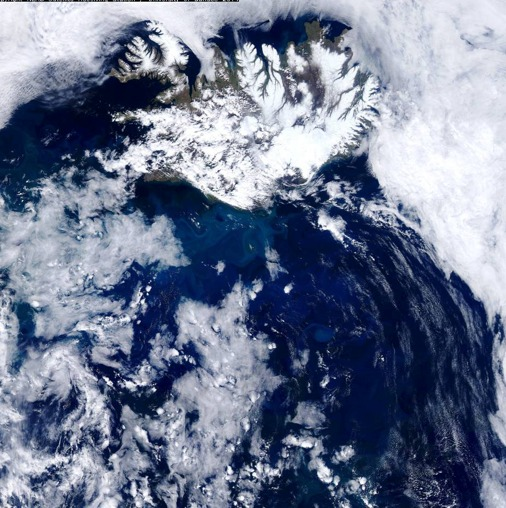
#> input picture imagini/poza1.jpg, 506 x 508 px
$ python -i GrabCutProcessor.py   (imports and definitions only)
#> lines starting #> are read from the running program, lines starting #| are printed output that depends on the picture
#> further down, picture is the input picture: shape (508, 506, 3); mean B, G, R 145.2, 121.2, 110.9
import cv2
import numpy as np


class GrabCutProcessorVideo:
    @staticmethod
    def process_frame(frame):
        # Resize frame to a smaller size
        small_frame = cv2.resize(frame, (0, 0), fx=0.5, fy=0.5)
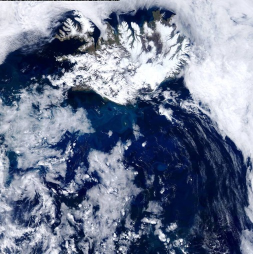
#> small_frame: shape (254, 253, 3); mean B, G, R 145.4, 121.3, 111.1

        mask = np.zeros(small_frame.shape[:2], np.uint8)
        bgdModel = np.zeros((1, 65), np.float64)
        fgdModel = np.zeros((1, 65), np.float64)

        # Modify the rectangle to cover the entire frame
        height, width = small_frame.shape[:2]
#> height = 254; width = 253
        margin = min(height, width) // 10
#> margin = 25
        rect = (margin, margin, width - 2 * margin, height - 2 * margin)
#> rect = (25, 25, 203, 204)

        # Use 1 iteration for GrabCut instead of 5
        try:
            cv2.grabCut(small_frame, mask, rect, bgdModel, fgdModel, 1, cv2.GC_INIT_WITH_RECT)
        except Exception as e:
            print("Exception caught during GrabCut:", e)

        mask2 = np.where((mask == 2) | (mask == 0), 0, 1).astype('uint8')
        img = small_frame * mask2[:, :, np.newaxis]
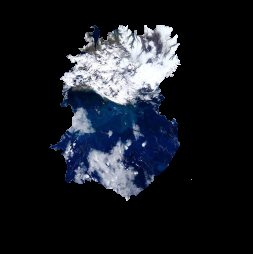
#> img: shape (254, 253, 3); mean B, G, R 35.6, 29, 26

        # Resize the output back to original size
        try:
            img = cv2.resize(img, (frame.shape[1], frame.shape[0]))
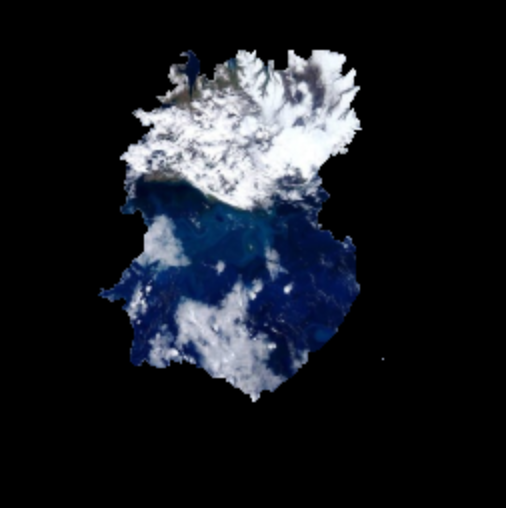
#> img: shape (508, 506, 3); mean B, G, R 35.5, 29, 25.9
        except Exception as e:
            print("Exception caught during resize:", e)

        return img


class GrabCutProcessorImage:
    @staticmethod
    def processImage(image_path):
        # Perform the image processing logic here
        # Use the provided image path and value
        print("Processing image:", image_path)

        img = cv2.imread(image_path)
        img = cv2.resize(img, (256, 256))
        assert img is not None, "file could not be read, check with os.path.exists()"
        mask = np.zeros(img.shape[:2], np.uint8)
        bgdModel = np.zeros((1, 65), np.float64)
        fgdModel = np.zeros((1, 65), np.float64)
        rect = (73, 56, 110, 605)
        cv2.grabCut(img, mask, rect, bgdModel, fgdModel, 5, cv2.GC_INIT_WITH_RECT)
        mask2 = np.where((mask == 2) | (mask == 0), 0, 1).astype('uint8')
        img = img * mask2[:, :, np.newaxis]
        # Display the result
        cv2.imshow('GrabCut result', img)
        cv2.waitKey(0)
        cv2.destroyAllWindows()

>>> import cv2
>>> picture = cv2.imread('imagini/poza1.jpg')
>>> result = GrabCutProcessorVideo().process_frame(picture)

$ run again, on imagini/poza2.jpg
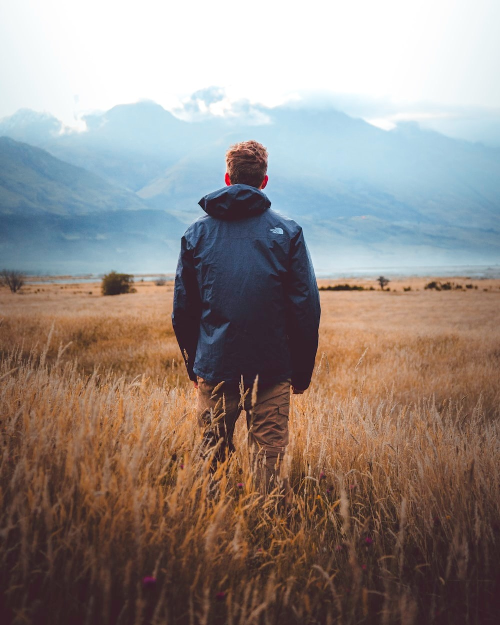
#> input picture imagini/poza2.jpg, 1000 x 1250 px (shown at 1/2 size)
#> picture is the input picture: shape (1250, 1000, 3); mean B, G, R 131.7, 136.6, 147.2
#> in process_frame, `small_frame = cv2.resize(frame, (0, 0), fx=0.5, fy=0.5)`:
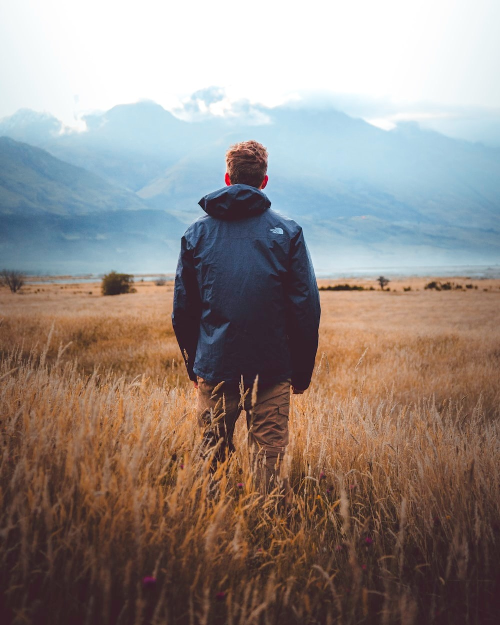
#> small_frame: shape (625, 500, 3); mean B, G, R 131.8, 136.7, 147.3
#> in process_frame, `img = small_frame * mask2[:, :, np.newaxis]`:
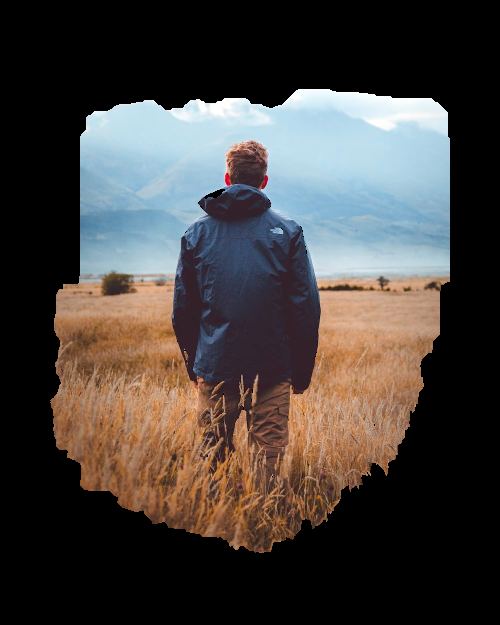
#> img: shape (625, 500, 3); mean B, G, R 62.1, 65, 70.1
